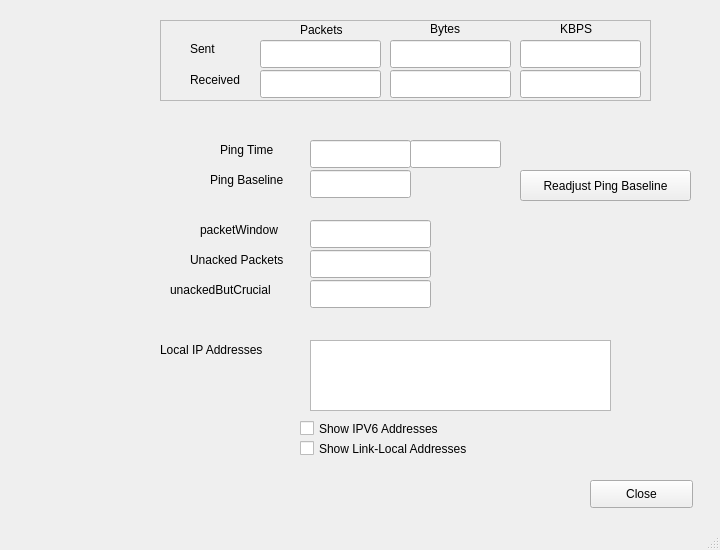
<?xml version="1.0" encoding="UTF-8"?>
<ui version="4.0">
 <class>z04_commStatistics</class>
 <widget class="QMainWindow" name="z04_commStatistics">
  <property name="geometry">
   <rect>
    <x>0</x>
    <y>0</y>
    <width>720</width>
    <height>550</height>
   </rect>
  </property>
  <property name="windowTitle">
   <string>MainWindow</string>
  </property>
  <widget class="QWidget" name="centralwidget">
   <widget class="QLineEdit" name="lineEdit">
    <property name="geometry">
     <rect>
      <x>260</x>
      <y>40</y>
      <width>121</width>
      <height>28</height>
     </rect>
    </property>
   </widget>
   <widget class="QLabel" name="label">
    <property name="geometry">
     <rect>
      <x>190</x>
      <y>40</y>
      <width>31</width>
      <height>18</height>
     </rect>
    </property>
    <property name="text">
     <string>Sent</string>
    </property>
   </widget>
   <widget class="QPushButton" name="pushButton">
    <property name="geometry">
     <rect>
      <x>590</x>
      <y>480</y>
      <width>103</width>
      <height>28</height>
     </rect>
    </property>
    <property name="text">
     <string>Close</string>
    </property>
   </widget>
   <widget class="QLineEdit" name="lineEdit_2">
    <property name="geometry">
     <rect>
      <x>260</x>
      <y>70</y>
      <width>121</width>
      <height>28</height>
     </rect>
    </property>
   </widget>
   <widget class="QLabel" name="label_2">
    <property name="geometry">
     <rect>
      <x>190</x>
      <y>70</y>
      <width>61</width>
      <height>20</height>
     </rect>
    </property>
    <property name="text">
     <string>Received</string>
    </property>
   </widget>
   <widget class="QLabel" name="label_3">
    <property name="geometry">
     <rect>
      <x>160</x>
      <y>340</y>
      <width>131</width>
      <height>20</height>
     </rect>
    </property>
    <property name="text">
     <string>Local IP Addresses</string>
    </property>
   </widget>
   <widget class="QTextEdit" name="textEdit">
    <property name="geometry">
     <rect>
      <x>310</x>
      <y>340</y>
      <width>301</width>
      <height>71</height>
     </rect>
    </property>
   </widget>
   <widget class="QCheckBox" name="checkBox">
    <property name="geometry">
     <rect>
      <x>300</x>
      <y>420</y>
      <width>171</width>
      <height>17</height>
     </rect>
    </property>
    <property name="text">
     <string>Show IPV6 Addresses</string>
    </property>
   </widget>
   <widget class="QCheckBox" name="checkBox_2">
    <property name="geometry">
     <rect>
      <x>300</x>
      <y>440</y>
      <width>201</width>
      <height>17</height>
     </rect>
    </property>
    <property name="text">
     <string>Show Link-Local Addresses</string>
    </property>
   </widget>
   <widget class="QLabel" name="label_8">
    <property name="geometry">
     <rect>
      <x>300</x>
      <y>20</y>
      <width>51</width>
      <height>20</height>
     </rect>
    </property>
    <property name="text">
     <string>Packets</string>
    </property>
   </widget>
   <widget class="QLineEdit" name="lineEdit_7">
    <property name="geometry">
     <rect>
      <x>390</x>
      <y>40</y>
      <width>121</width>
      <height>28</height>
     </rect>
    </property>
   </widget>
   <widget class="QLabel" name="label_9">
    <property name="geometry">
     <rect>
      <x>430</x>
      <y>20</y>
      <width>41</width>
      <height>18</height>
     </rect>
    </property>
    <property name="text">
     <string>Bytes</string>
    </property>
   </widget>
   <widget class="QLineEdit" name="lineEdit_8">
    <property name="geometry">
     <rect>
      <x>390</x>
      <y>70</y>
      <width>121</width>
      <height>28</height>
     </rect>
    </property>
   </widget>
   <widget class="QLabel" name="label_10">
    <property name="geometry">
     <rect>
      <x>190</x>
      <y>250</y>
      <width>111</width>
      <height>20</height>
     </rect>
    </property>
    <property name="text">
     <string>Unacked Packets</string>
    </property>
   </widget>
   <widget class="QLineEdit" name="lineEdit_9">
    <property name="geometry">
     <rect>
      <x>310</x>
      <y>250</y>
      <width>121</width>
      <height>28</height>
     </rect>
    </property>
   </widget>
   <widget class="QLineEdit" name="lineEdit_10">
    <property name="geometry">
     <rect>
      <x>310</x>
      <y>140</y>
      <width>101</width>
      <height>28</height>
     </rect>
    </property>
   </widget>
   <widget class="QLabel" name="label_11">
    <property name="geometry">
     <rect>
      <x>220</x>
      <y>140</y>
      <width>81</width>
      <height>20</height>
     </rect>
    </property>
    <property name="text">
     <string>Ping Time</string>
    </property>
   </widget>
   <widget class="QLineEdit" name="lineEdit_11">
    <property name="geometry">
     <rect>
      <x>410</x>
      <y>140</y>
      <width>91</width>
      <height>28</height>
     </rect>
    </property>
   </widget>
   <widget class="QLabel" name="label_12">
    <property name="geometry">
     <rect>
      <x>200</x>
      <y>220</y>
      <width>101</width>
      <height>20</height>
     </rect>
    </property>
    <property name="text">
     <string>packetWindow</string>
    </property>
   </widget>
   <widget class="QLineEdit" name="lineEdit_12">
    <property name="geometry">
     <rect>
      <x>310</x>
      <y>220</y>
      <width>121</width>
      <height>28</height>
     </rect>
    </property>
   </widget>
   <widget class="QFrame" name="frame">
    <property name="geometry">
     <rect>
      <x>160</x>
      <y>20</y>
      <width>491</width>
      <height>81</height>
     </rect>
    </property>
    <property name="frameShape">
     <enum>QFrame::StyledPanel</enum>
    </property>
    <property name="frameShadow">
     <enum>QFrame::Raised</enum>
    </property>
   </widget>
   <widget class="QLineEdit" name="lineEdit_13">
    <property name="geometry">
     <rect>
      <x>310</x>
      <y>280</y>
      <width>121</width>
      <height>28</height>
     </rect>
    </property>
   </widget>
   <widget class="QLabel" name="label_13">
    <property name="geometry">
     <rect>
      <x>170</x>
      <y>280</y>
      <width>121</width>
      <height>20</height>
     </rect>
    </property>
    <property name="text">
     <string>unackedButCrucial</string>
    </property>
   </widget>
   <widget class="QLabel" name="label_14">
    <property name="geometry">
     <rect>
      <x>210</x>
      <y>170</y>
      <width>91</width>
      <height>20</height>
     </rect>
    </property>
    <property name="text">
     <string>Ping Baseline</string>
    </property>
   </widget>
   <widget class="QLineEdit" name="lineEdit_14">
    <property name="geometry">
     <rect>
      <x>310</x>
      <y>170</y>
      <width>101</width>
      <height>28</height>
     </rect>
    </property>
    <property name="toolTip">
     <string>This is automatically set when the 50th acknowledgment is recieved.</string>
    </property>
   </widget>
   <widget class="QPushButton" name="pushButton_2">
    <property name="geometry">
     <rect>
      <x>520</x>
      <y>170</y>
      <width>171</width>
      <height>31</height>
     </rect>
    </property>
    <property name="text">
     <string>Readjust Ping Baseline</string>
    </property>
   </widget>
   <widget class="QLineEdit" name="lineEdit_15">
    <property name="geometry">
     <rect>
      <x>520</x>
      <y>40</y>
      <width>121</width>
      <height>28</height>
     </rect>
    </property>
   </widget>
   <widget class="QLineEdit" name="lineEdit_16">
    <property name="geometry">
     <rect>
      <x>520</x>
      <y>70</y>
      <width>121</width>
      <height>28</height>
     </rect>
    </property>
   </widget>
   <widget class="QLabel" name="label_15">
    <property name="geometry">
     <rect>
      <x>560</x>
      <y>20</y>
      <width>41</width>
      <height>18</height>
     </rect>
    </property>
    <property name="text">
     <string>KBPS</string>
    </property>
   </widget>
  </widget>
  <widget class="QMenuBar" name="menubar">
   <property name="geometry">
    <rect>
     <x>0</x>
     <y>0</y>
     <width>720</width>
     <height>20</height>
    </rect>
   </property>
  </widget>
  <widget class="QStatusBar" name="statusbar"/>
 </widget>
 <resources/>
 <connections/>
</ui>
